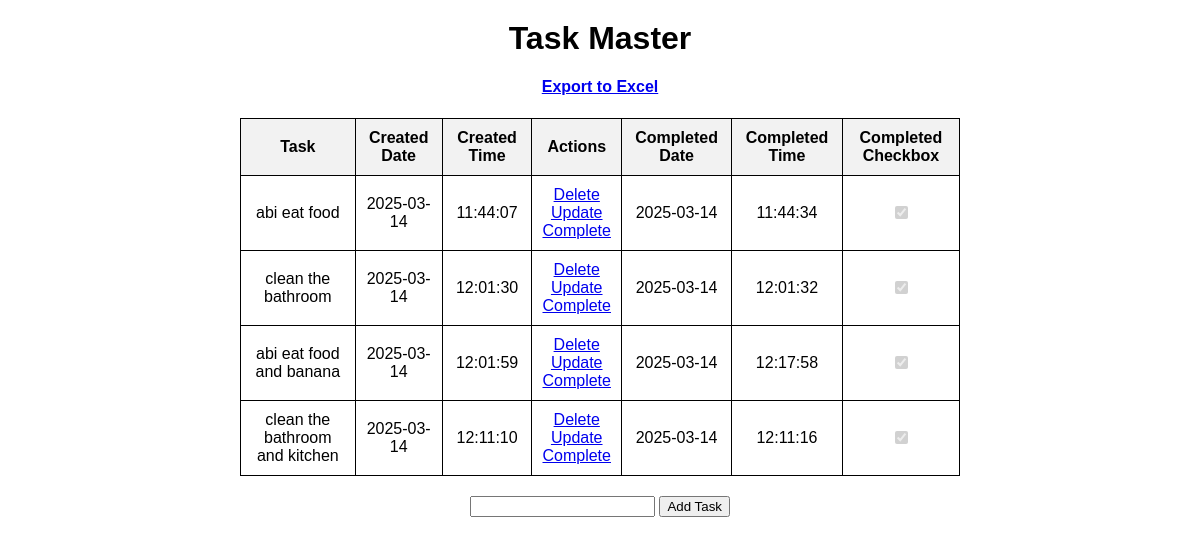
The page / on the database its author committed.
### app.py (models this page shows, shortened)
class Todo(db.Model):
    id=db.Column(db.Integer,primary_key=True)
    content=db.Column(db.String(200),nullable=False)
    date_created = db.Column(db.DateTime, default=lambda: datetime.now(pytz.timezone('Asia/Dubai')))
    completed = db.Column(db.Boolean, default=False)
    completed_date = db.Column(db.DateTime, nullable=True)  # Stores completion time

### app.py (the view)
@app.route('/', methods=['POST','GET'])
def index():
    if request.method =='POST':
        task_content=request.form['content']
        new_task=Todo(content=task_content)
        try:
            db.session.add(new_task)
            db.session.commit()
            return redirect('/')
        except:
            return 'There was an issue adding your task'
    else:
        tasks=Todo.query.order_by(Todo.date_created).all()
        return render_template('index.html',tasks=tasks)

### templates/index.html
{% extends 'base.html' %}
{% block head %}
{% endblock %}
{% block body %}
<div class="content">
    <h1>Task Master</h1>
    <h4 style="text-align: center;">
        <a href="{{ url_for('export_to_excel') }}">Export to Excel</a>
    </h4>
    {% if tasks|length <1%}
    <h4 style="text-align: center;"> There are no tasks. Create one below! </h4>
    {% else %}
    <table>
        <tr>
            <th>Task</th>
            <th>Created Date</th>
            <th>Created Time</th>
            <th>Actions</th>
            <th>Completed Date</th>
            <th>Completed Time</th>
            <th>Completed Checkbox</th>
        </tr>
        {% for task in tasks %}
        <tr>
            <td>{{ task.content}}</td>
            <td>{{ task.date_created.date()}}</td>
            <td>{{ task.date_created.strftime('%H:%M:%S')}}</td>
            <td>
                <a href="/delete/{{task.id}}">Delete</a>
                <br>
                <a href="/update/{{task.id}}">Update</a>
                <br>
                <a href="/complete/{{task.id}}">Complete</a>
            </td>
            <td>{{ task.completed_date.date() if task.completed_date else 'Not Completed' }}</td>
            <td>{{ task.completed_date.strftime('%H:%M:%S') if task.completed_date else 'Not Completed' }}</td>
            <td style="text-align: center;">
                <input type="checkbox" disabled {% if task.completed %}checked{% endif %}>
            </td>
        {% endfor %}
    </table>
    {% endif %}
    <form action="/" method="POST">
        <input type="text" name="content" id="content">
        <input type="submit" value="Add Task">
    </form>
</div>
{% endblock %}

### templates/base.html (shortened to what this page needs)
<!DOCTYPE html>
<html lang="en">
<head>
    <link rel=" stylesheet" href="{{ url_for('static', filename='css/main.css')}}"
    {% block head %}
    {% endblock %}
</head>
<body>
    {% block body %}
    {% endblock %}
</body>
</html>

### static/css/main.css (style rules this page uses)
body { margin: 0; font-family: sans-serif; }
h1 { text-align: center; margin-top: 20px; }
table { width: 60%; margin: 20px auto; border-collapse: collapse; }
th, td { border: 1px solid black; padding: 10px; text-align: center; }
th { background-color: #f2f2f2; }
form { width: 300px; margin: 0 auto; text-align: center; }

### rows shown on the page
Todo: content "abi eat food", date_created "2025-03-14", date_created "11:44:07", completed_date "2025-03-14", completed_date "11:44:34", completed "☑"
Todo: content "clean the bathroom", date_created "2025-03-14", date_created "12:01:30", completed_date "2025-03-14", completed_date "12:01:32", completed "☑"
Todo: content "abi eat food and banana", date_created "2025-03-14", date_created "12:01:59", completed_date "2025-03-14", completed_date "12:17:58", completed "☑"
Todo: content "clean the bathroom and kitchen", date_created "2025-03-14", date_created "12:11:10", completed_date "2025-03-14", completed_date "12:11:16", completed "☑"
